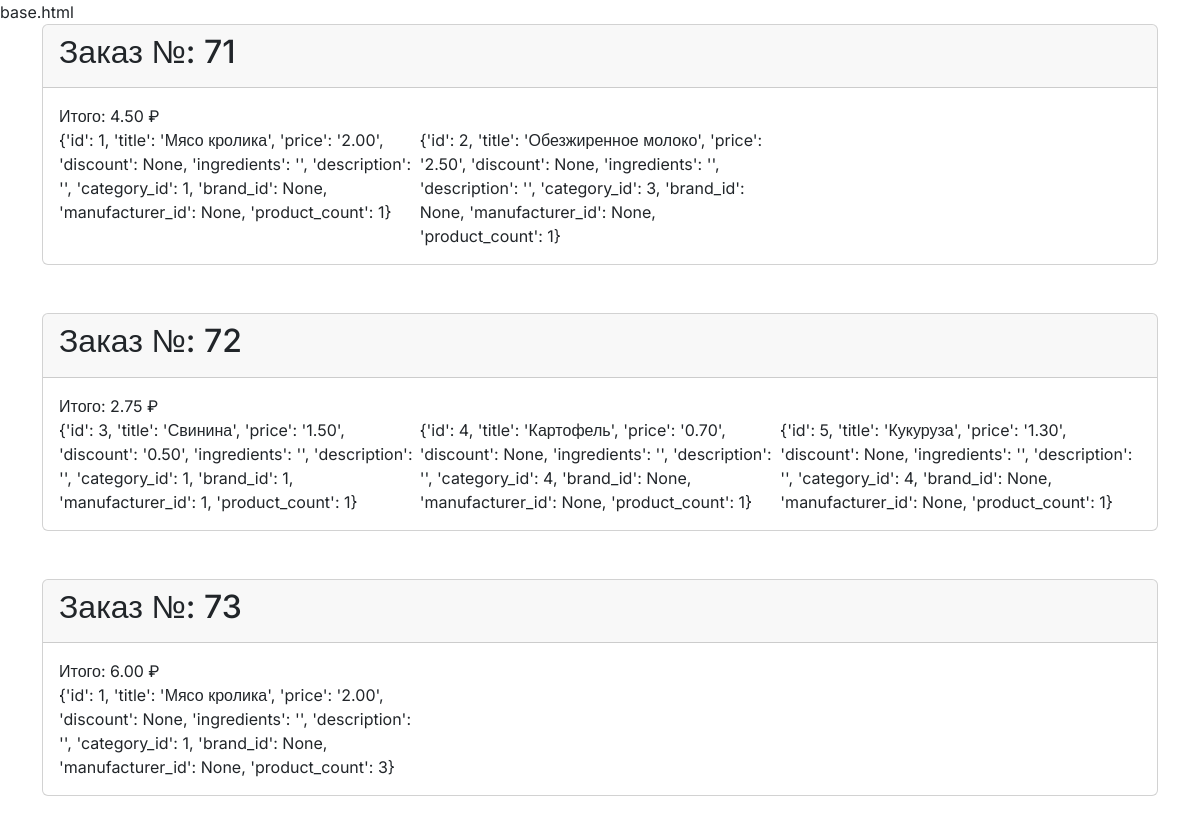
The page /product/purchase_history/ (signed in) on the database as committed earlier.
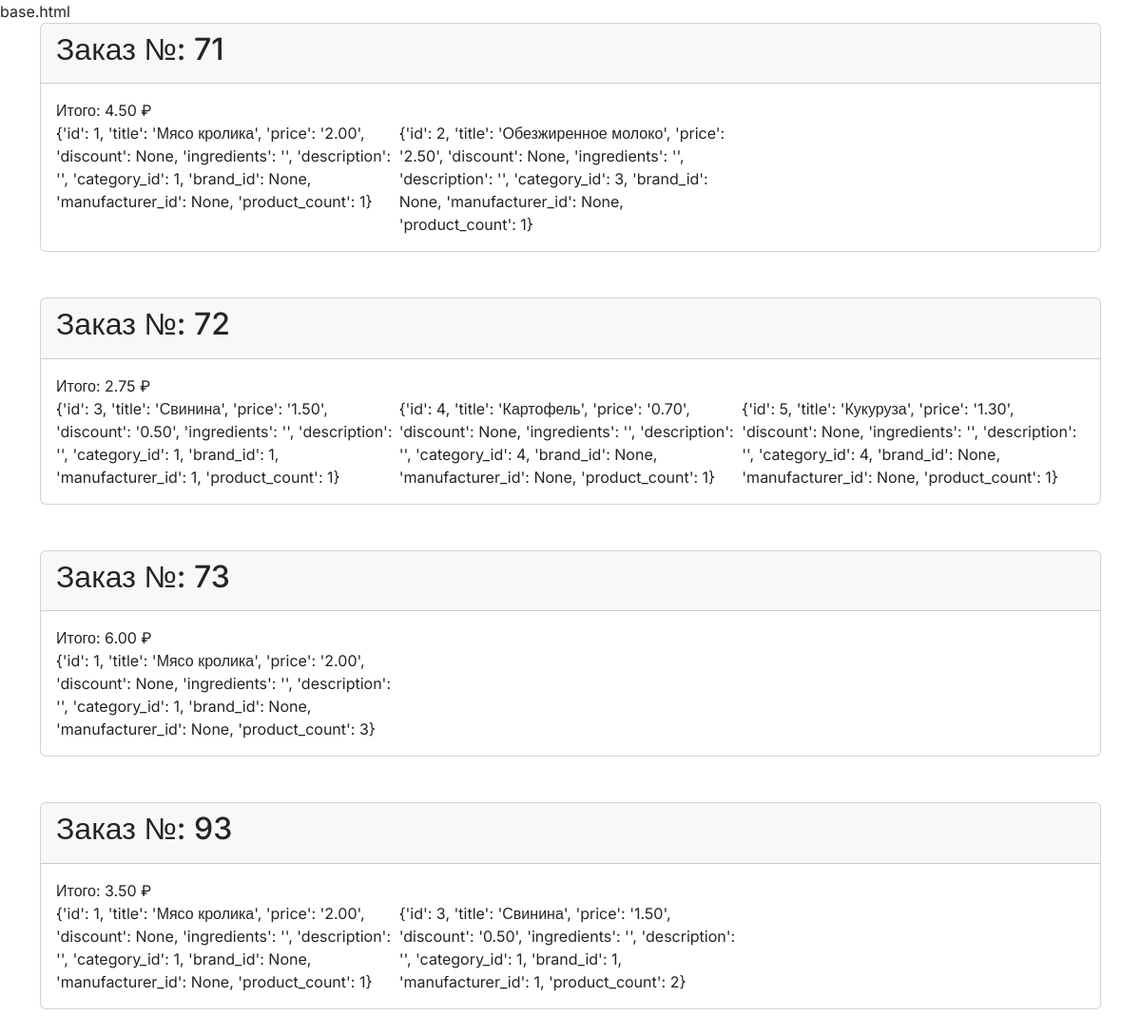
The same page on the database as committed later.
### product/models.py (models this page shows)
class BasketArchive(models.Model):
    user = ForeignKey(User, on_delete=models.CASCADE)
    data = models.JSONField(default=dict)

### product/views.py (the view)
# urls.py: path("purchase_history/", views.purchase_history, name="purchase_history"),
@login_required()
def purchase_history(request):
    all_baskets = request.user.basketarchive_set.all()
    return render(request, "product/basket_archive.html", {"baskets": all_baskets})

### product/templatetags/custom_tags.py (called while the page is built)
@register.filter(name='jsonify')
def jsonify(data):
    if isinstance(data, dict):
        return data
    else:
        return json.loads(data)

### product/templates/product/basket_archive.html
{% extends "base.html" %}
{% load custom_tags %}
{% block content %}
    <div class="container">
        {% for basket in baskets %}
            {% with basket.data|jsonify as data %}
                <div class="card mb-5 align-items-stretch">
                    <div class="card-header">
                        <h2>Заказ №: {{ data.basket_id }}</h2>
                    </div>
                    <div class="card-body">
                        <span>Итого: {{ data.basket_total_count }} ₽</span>
                        <div class="d-inline-flex w-100" style="overflow-x: scroll;">
                            {% for product in data.products %}<div class="col-4">{{ product }}</div>{% endfor %}
                        </div>
                    </div>
                </div>
            {% endwith %}
        {% endfor %}
    </div>
{% endblock content %}

Rows that differ between the two databases and show on the page:
added BasketArchive: basket_id "93", basket_total_count "3.50", products "{'id': 1, 'title': 'Мясо кролика', 'price': '2.00', 'discount': None, 'ingredients': '', 'description': '', 'category_id': 1, 'brand_id': None, 'manufacturer_id': None, 'product_count': 1}" "{'id': 3, 'title': 'Свинина', 'price': '1.50', 'discount': '0.50', 'ingredients': '', 'description': '', 'category_id': 1, 'brand_id': 1, 'manufacturer_id': 1, 'product_count': 2}"
